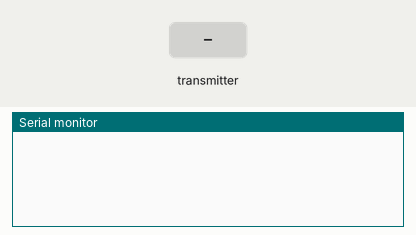
Recording of a sketch running on a simulated Arduino Uno, built with avr-gcc and run on an emulated ATmega328P. On the bench: the last lines printed to the serial monitor. Inputs (shaded band) come from the test bench. No radio packets arrive unless stated.

Above: at 1.2 s.
1.3 s: the transmitter starts sending data.0 = 0
At 1.37 s:
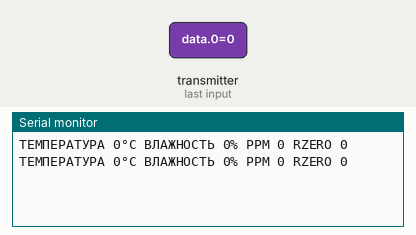
3.2 s: the transmitter starts sending data.1 = 256
At 3.39 s:
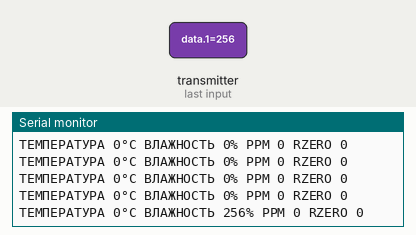
6.2 s: the transmitter starts sending data.2 = 256
At 6.39 s:
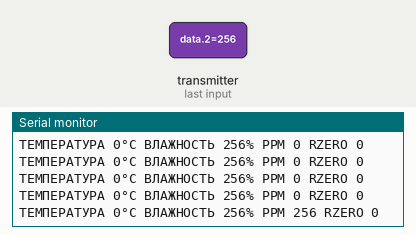
9.2 s: the transmitter starts sending data.3 = 256
At 9.33 s:
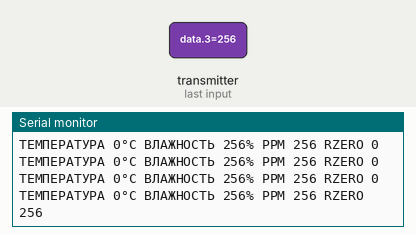
12.2 s: the transmitter starts sending data.0 = 256
At 12.36 s:
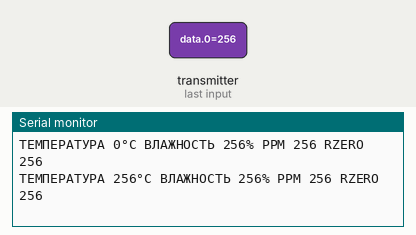
15.2 s: the transmitter starts sending data.1 = 0
At 15.4 s:
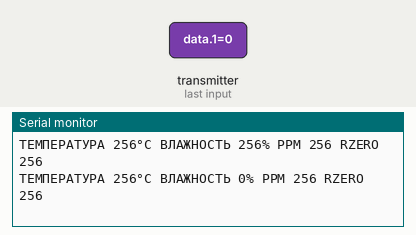

Measured:
- after the input at 1.3 s, the serial monitor: prints a new line at once (image 1)
- after the input at 3.2 s, the serial monitor: prints a new line after 0.13 s (image 2)
- after the input at 6.2 s, the serial monitor: prints a new line after 0.13 s (image 3)
- after the input at 9.2 s, the serial monitor: prints a new line after 0.07 s (image 4)
- after the input at 12.2 s, the serial monitor: prints a new line after 0.10 s (image 5)
- after the input at 15.2 s, the serial monitor: prints a new line after 0.13 s (image 6)

The sketch:

sketch_temp_gas_master.ino
```cpp
#include <SPI.h>
#include <nRF24L01.h>
#include <RF24.h>

#define PIN_CE 9
#define PIN_CSN 10
#define CH_NUM 0x60
RF24 radio(PIN_CE, PIN_CSN);
int data[4];
byte address[][6] = {"1Node", "2Node", "3Node", "4Node", "5Node", "6Node"};
void setup() {
  Serial.begin(9600);
  radio.begin();
  radio.setChannel(CH_NUM);
  radio.setDataRate(RF24_250KBPS);
  radio.setPALevel(RF24_PA_MAX);
  radio.setPayloadSize(32);
  radio.openReadingPipe(1, address[0]);
  radio.powerUp();
  radio.startListening();

}

void loop() {
  if(radio.available())
  {
    radio.read(&data, sizeof(data));
    Serial.print("ТЕМПЕРАТУРА ");
    Serial.print(data[0]);
    Serial.print("°C");
    Serial.print(" ");
    Serial.print("ВЛАЖНОСТЬ ");
    Serial.print(data[1]);
    Serial.print("% ");
    Serial.print("PPM ");
    Serial.print(data[2]);
    Serial.print( " RZERO ");
    Serial.println(data[3]);


  }
}
```
